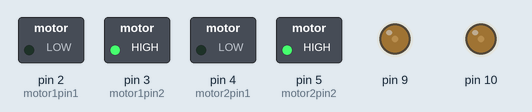
A sketch run on a simulated Arduino Uno, built with avr-gcc and run on an emulated ATmega328P. On the bench: switched loads named in the sketch (green lamp = pin HIGH), output pins drawn as LEDs (lit = HIGH).

Above: at 0.1 s.
Timing chart, 0 to 1.6 s (numbered marks = the images above):
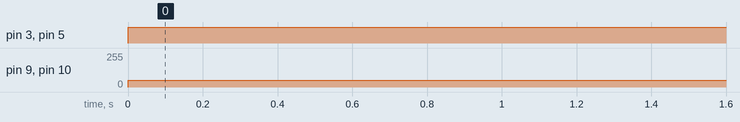

The sketch:

1._motor_driver.ino
```cpp
int motor1pin1 = 2;
int motor1pin2 = 3;
int motor2pin1 = 4;
int motor2pin2 = 5;
int speedx;
void setup() {
 pinMode(motor1pin1, OUTPUT);
 pinMode(motor1pin2, OUTPUT);
 pinMode(motor2pin1, OUTPUT);
 pinMode(motor2pin2, OUTPUT);
/*speed control pins*/
 pinMode(9, OUTPUT);
 pinMode(10, OUTPUT);
}
void loop() {
 //Controlling speed (0 = off and 255 = max speed):
 analogWrite(9, 50); //ENA pin
 analogWrite(10, 50); //ENB pin
 //Controlling spin direction of motors:
 digitalWrite(motor1pin1, LOW);
 digitalWrite(motor1pin2, HIGH);
 digitalWrite(motor2pin1, LOW);
 digitalWrite(motor2pin2, HIGH);
 delay(5000);
 analogWrite(9, 50);
 analogWrite(10, 50);
 delay(5000);
 /*digitalWrite(motor1pin1, LOW);
 digitalWrite(motor1pin2, HIGH);
 digitalWrite(motor2pin1, LOW);
 digitalWrite(motor2pin2, HIGH);
 delay(5000);*/
}
```

Measured:
- by itself, pin 3 (motor1pin2), pin 5 (motor2pin2): LOW → HIGH at 0.00 s
- by itself, pin 9, pin 10: 0/255 → 50/255 at 0.00 s
